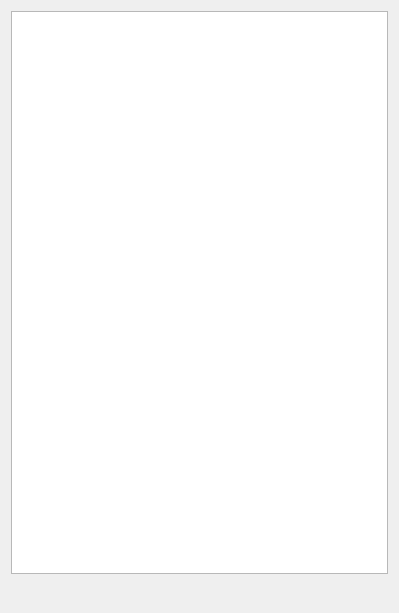
<?xml version="1.0" encoding="UTF-8"?>
<ui version="4.0">
 <class>PlaylistsView</class>
 <widget class="QWidget" name="PlaylistsView">
  <property name="geometry">
   <rect>
    <x>0</x>
    <y>0</y>
    <width>399</width>
    <height>613</height>
   </rect>
  </property>
  <property name="windowTitle">
   <string>Form</string>
  </property>
  <layout class="QVBoxLayout" name="verticalLayout_2" stretch="0,0">
   <item>
    <widget class="QListWidget" name="list"/>
   </item>
   <item>
    <layout class="QHBoxLayout" name="horizontalLayout">
     <item>
      <spacer name="horizontalSpacer">
       <property name="orientation">
        <enum>Qt::Horizontal</enum>
       </property>
       <property name="sizeHint" stdset="0">
        <size>
         <width>40</width>
         <height>20</height>
        </size>
       </property>
      </spacer>
     </item>
     <item>
      <widget class="QPushButton" name="add">
       <property name="text">
        <string/>
       </property>
       <property name="icon">
        <iconset resource="../res/resources.qrc">
         <normaloff>:/menuIcons/04-Add.svg</normaloff>:/menuIcons/04-Add.svg</iconset>
       </property>
       <property name="iconSize">
        <size>
         <width>32</width>
         <height>32</height>
        </size>
       </property>
       <property name="flat">
        <bool>true</bool>
       </property>
      </widget>
     </item>
     <item>
      <spacer name="horizontalSpacer_2">
       <property name="orientation">
        <enum>Qt::Horizontal</enum>
       </property>
       <property name="sizeHint" stdset="0">
        <size>
         <width>40</width>
         <height>20</height>
        </size>
       </property>
      </spacer>
     </item>
    </layout>
   </item>
  </layout>
 </widget>
 <resources>
  <include location="../res/resources.qrc"/>
 </resources>
 <connections/>
</ui>
